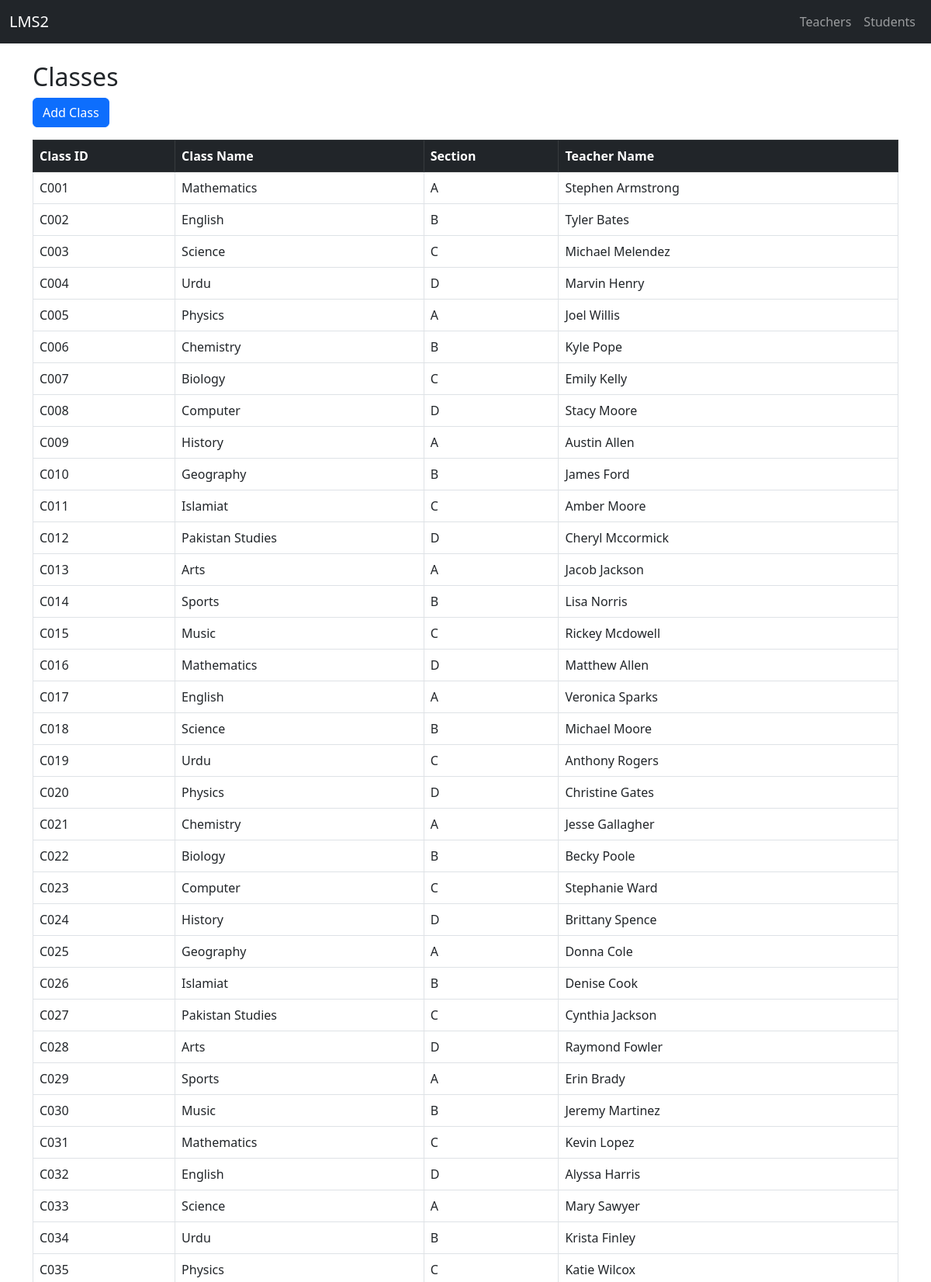
Page /classes (upper part) on the committed database.
### tables this page shows
CREATE TABLE class (
    class_id TEXT PRIMARY KEY,
    class_name TEXT NOT NULL,
    section TEXT NOT NULL,
    teacher_id TEXT,
    FOREIGN KEY (teacher_id) REFERENCES teacher(teacher_id)
);

### app.py (the view)
@app.route("/classes")
def classes():
    query = """
        SELECT
            c.class_id,
            c.class_name,
            c.section,
            t.first_name || ' ' || t.last_name AS teacher_name
        FROM class c
        JOIN teacher t ON c.teacher_id = t.teacher_id
    """
    data = query_db(query)
    return render_template("classes.html", data=data)

### app.py (called while the page is built)
def query_db(query, args=(), one=False):
    con = sqlite3.connect(DB_NAME)
    con.row_factory = sqlite3.Row  # column names enable
    cur = con.cursor()
    cur.execute(query, args)
    data = cur.fetchall()
    con.commit()
    con.close()
    if one:
        return dict(data[0]) if data else None
    else:
        return [dict(row) for row in data]

### templates/classes.html
{% extends "base.html" %}
{% block content %}
<h2>Classes</h2>
<a href="{{ url_for('add_student') }}" class="btn btn-primary mb-3">Add Class</a>
<table class="table table-bordered">
  <thead class="table-dark">
    <tr>
      <th>Class ID</th>
      <th>Class Name</th>
      <th>Section</th>
      <th>Teacher Name</th>
    </tr>
  </thead>
  <tbody>
    {% for row in data %}
    <tr>
      <td>{{ row['class_id'] }}</td>
      <td>{{ row['class_name'] }}</td>
      <td>{{ row['section'] }}</td>
      <td>{{ row['teacher_name'] }}</td>
    </tr>
    {% endfor %}
  </tbody>
</table>
{% endblock %}

### rows in the picture
class: class_id "C001", class_name "Mathematics", section "A", teacher_name "Stephen Armstrong"
class: class_id "C002", class_name "English", section "B", teacher_name "Tyler Bates"
class: class_id "C003", class_name "Science", section "C", teacher_name "Michael Melendez"
class: class_id "C004", class_name "Urdu", section "D", teacher_name "Marvin Henry"
class: class_id "C005", class_name "Physics", section "A", teacher_name "Joel Willis"
class: class_id "C006", class_name "Chemistry", section "B", teacher_name "Kyle Pope"
class: class_id "C007", class_name "Biology", section "C", teacher_name "Emily Kelly"
class: class_id "C008", class_name "Computer", section "D", teacher_name "Stacy Moore"
class: class_id "C009", class_name "History", section "A", teacher_name "Austin Allen"
class: class_id "C010", class_name "Geography", section "B", teacher_name "James Ford"
class: class_id "C011", class_name "Islamiat", section "C", teacher_name "Amber Moore"
class: class_id "C012", class_name "Pakistan Studies", section "D", teacher_name "Cheryl Mccormick"
class: class_id "C013", class_name "Arts", section "A", teacher_name "Jacob Jackson"
class: class_id "C014", class_name "Sports", section "B", teacher_name "Lisa Norris"
class: class_id "C015", class_name "Music", section "C", teacher_name "Rickey Mcdowell"
class: class_id "C016", class_name "Mathematics", section "D", teacher_name "Matthew Allen"
class: class_id "C017", class_name "English", section "A", teacher_name "Veronica Sparks"
class: class_id "C018", class_name "Science", section "B", teacher_name "Michael Moore"
class: class_id "C019", class_name "Urdu", section "C", teacher_name "Anthony Rogers"
class: class_id "C020", class_name "Physics", section "D", teacher_name "Christine Gates"
class: class_id "C021", class_name "Chemistry", section "A", teacher_name "Jesse Gallagher"
class: class_id "C022", class_name "Biology", section "B", teacher_name "Becky Poole"
class: class_id "C023", class_name "Computer", section "C", teacher_name "Stephanie Ward"
class: class_id "C024", class_name "History", section "D", teacher_name "Brittany Spence"
class: class_id "C025", class_name "Geography", section "A", teacher_name "Donna Cole"
class: class_id "C026", class_name "Islamiat", section "B", teacher_name "Denise Cook"
class: class_id "C027", class_name "Pakistan Studies", section "C", teacher_name "Cynthia Jackson"
class: class_id "C028", class_name "Arts", section "D", teacher_name "Raymond Fowler"
class: class_id "C029", class_name "Sports", section "A", teacher_name "Erin Brady"
class: class_id "C030", class_name "Music", section "B", teacher_name "Jeremy Martinez"
class: class_id "C031", class_name "Mathematics", section "C", teacher_name "Kevin Lopez"
class: class_id "C032", class_name "English", section "D", teacher_name "Alyssa Harris"
class: class_id "C033", class_name "Science", section "A", teacher_name "Mary Sawyer"
class: class_id "C034", class_name "Urdu", section "B", teacher_name "Krista Finley"
class: class_id "C035", class_name "Physics", section "C", teacher_name "Katie Wilcox"
